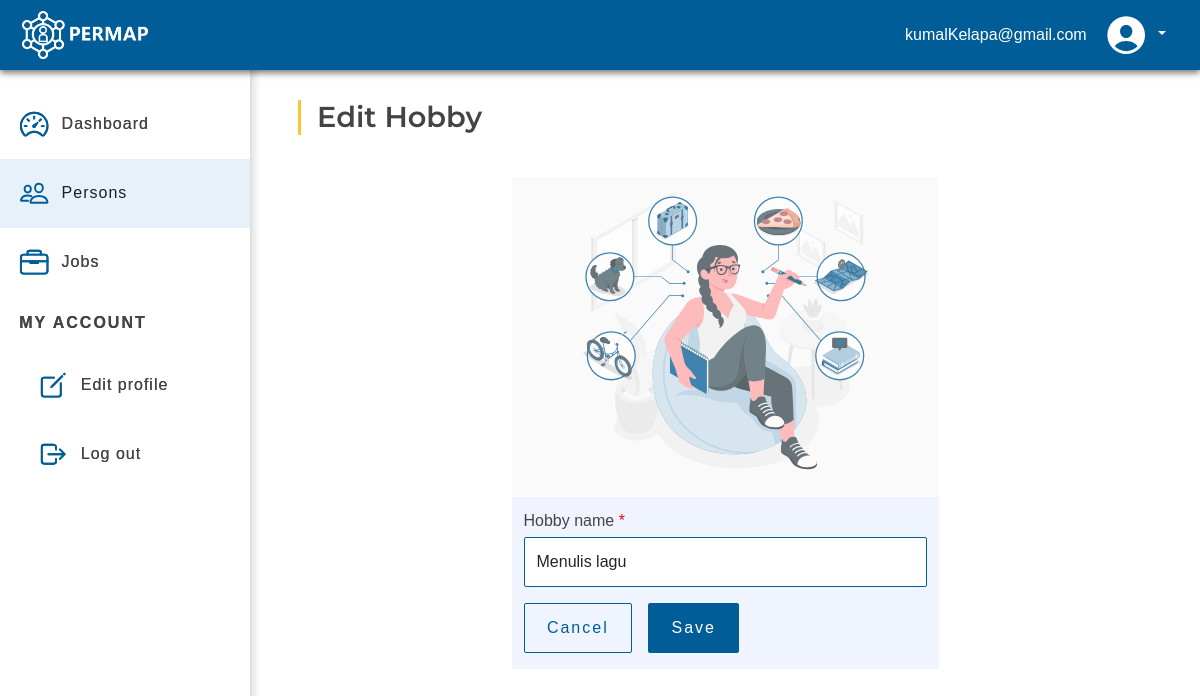
The page /edit-hobby.php?hobby=72 (signed in) on the database as committed earlier.
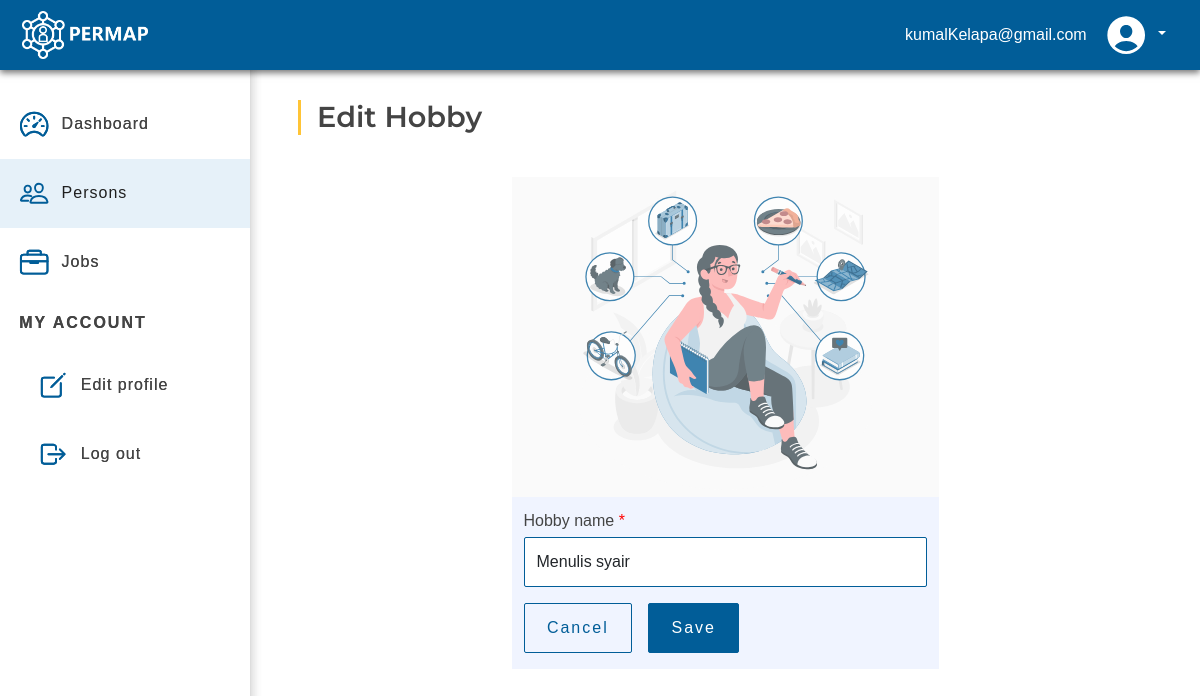
The same page on the database as committed later.
### tables this page shows
CREATE TABLE `hobbies` (
  `id` int NOT NULL AUTO_INCREMENT,
  `hobbies_name` varchar(60) DEFAULT NULL,
  `person_id` int NOT NULL,
  `last_update` timestamp NULL DEFAULT NULL,
  PRIMARY KEY (`id`),
  KEY `hobbies2_persons_id_fk` (`person_id`),
  CONSTRAINT `hobbies2_persons_id_fk` FOREIGN KEY (`person_id`) REFERENCES `persons` (`id`)
);

### action/utils.php (called while the page is built, shortened)
<?php
require_once __DIR__ . "/../include/db.php";
function getHobby(string|null $hobbyId = null, string|null $personId = null): array
{
    global $PDO;
    try {
        if ($hobbyId != null) {
            $query = "SELECT * FROM `hobbies` WHERE id = :id";
            $stmt = $PDO->prepare($query);
            $stmt->execute(array(
                "id" => $hobbyId
            ));
            $hobby = $stmt->fetch(PDO::FETCH_ASSOC);
        }
    } catch (PDOException $e) {
        die("Query error: " . $e->getMessage());
    }
    return $hobby;
}

### include/card.php (the view, shortened to what this page needs)
<?php
function cardBody(string $action, string $location, string $imgSrc, string $label, string|null $currentData = null): void
{
    ?>
    <form name="form-input" class="input-form" action="action/<?= $action ?>" method="post">
        <div class="card-wrapper">
            <div class="form-card">
                <div class="wrapper-card-img">
                    <img src="assets/properties/<?= $imgSrc ?>"
                         alt="Card image" class="card-img" style="opacity: 75%">
                </div>
                <div class="card-field">
                    <div class="mb-3 form-input">
                        <label for="name" class="form-label required"><?= $label ?></label>
                        <input type="text" id="name" class="form-control"
                               name="name" maxlength="30" minlength="3" placeholder="<?= $label ?>"
                               value="<?php
                               if ($currentData != null) {
                                   echo $currentData;
                               } ?>">
                    </div>
                    <div class="btn-container d-flex column-gap-3">
                        <a class="btn btn-primary btn--form has-border" type="submit"
                           href="../<?= $location ?>">
                            Cancel
                        </a>
                        <button class="btn btn-primary btn--form" type="submit"
                                name="btn">
                            Save
                        </button>
                    </div>
                </div>
            </div>
        </div>
    </form>
    <?php
}
    ?>

Rows that differ between the two databases and show on the page:
changed hobbies: name "Menulis lagu" → "Menulis syair"
